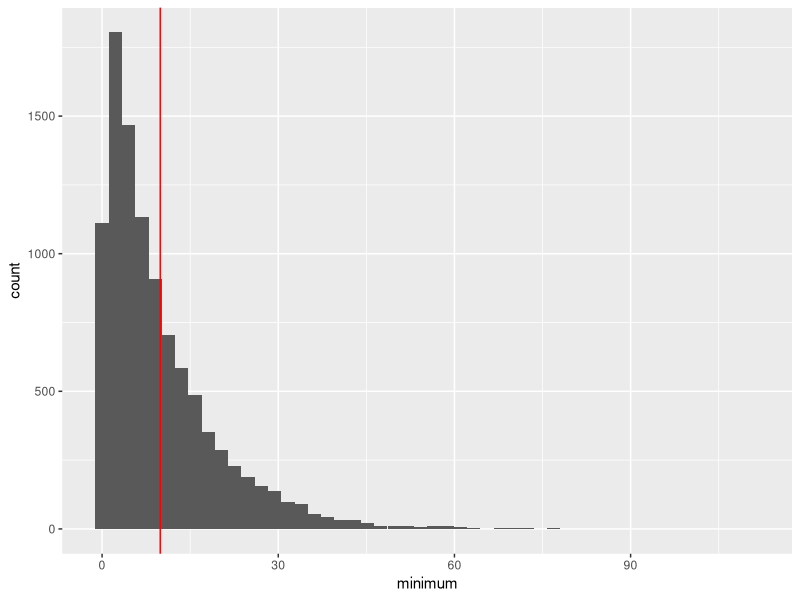

Reproduce this figure in R.
## ---- chunk 1
library(tidyverse)
set.seed(42)
## ---- chunk 2
lambda <- 1 / 1000

n <- 100

results <- data.frame()

for (i in 1:10000) {
  minimum <- min(rexp(n, rate = lambda))
  result <- list(iteration = 0, minimum = minimum)
  results <- rbind(results, result)
}

expected_value <- mean(results$minimum)

cat('Expected value of simulated first dead bulb:', round(expected_value,4))

results %>%
  ggplot(aes(minimum)) +
  geom_histogram(bins = 50) +
  geom_vline(xintercept = expected_value, color = 'red')
## ---- chunk 3
cheb_ineq <- function(sigma, difference) {
  k <- difference / sigma
  upper_bound <- 1 / k^2
  upper_bound <- ifelse(upper_bound > 1, 1, upper_bound)
  return(upper_bound)
}

sigma <- sqrt(100/3)

a <- cheb_ineq(sigma, difference = 2)
b <- cheb_ineq(sigma, difference = 5)
c <- cheb_ineq(sigma, difference = 9)
d <- cheb_ineq(sigma, difference = 20)

cat(
  '(a) Upper bound of P(|X − 10| ≥ 2): ',round(a,4),'\n',
  '(b) Upper bound of P(|X − 10| ≥ 5): ',round(b,4),'\n',
  '(c) Upper bound of P(|X − 10| ≥ 9): ',round(c,4),'\n',
  '(d) Upper bound of P(|X − 10| ≥ 20): ',round(d,4),'\n',
  sep = ''
)
